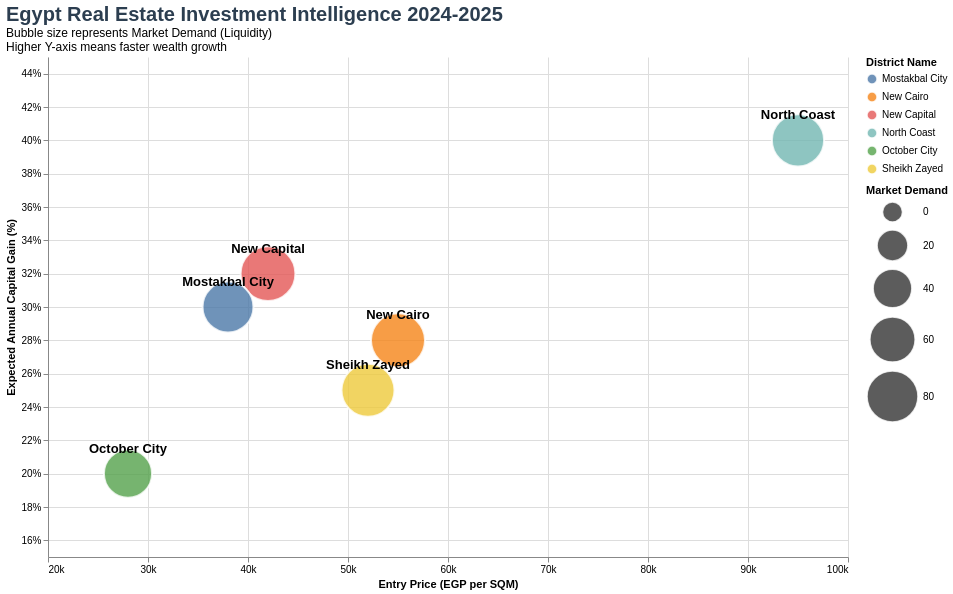

This figure's notebook cell:
### Code cell
# --- 2. Market Analytics (High-Resolution Visual Version) ---

# We increase the width and height for better visibility
chart_width = 800
chart_height = 500

base = alt.Chart(market_df).encode(
    x=alt.X('Avg_PSQM_EGP:Q',
            title='Entry Price (EGP per SQM)',
            scale=alt.Scale(domain=[20000, 100000]), # Focus on the actual data range
            axis=alt.Axis(grid=True, tickCount=10, format='~s')),
    y=alt.Y('Annual_Appreciation:Q',
            title='Expected Annual Capital Gain (%)',
            scale=alt.Scale(domain=[0.15, 0.45]), # Focus on the profit range
            axis=alt.Axis(format='%', grid=True)),
    tooltip=['District', 'Avg_PSQM_EGP', 'Annual_Appreciation', 'Annual_Rental_Yield', 'Demand_Index']
)

# Creating the Bubbles
bubbles = base.mark_circle(stroke='white', strokeWidth=2, opacity=0.8).encode(
    # SIZE FIX: range=[200, 2500] creates a clear visual difference without exploding
    size=alt.Size('Demand_Index:Q',
                 scale=alt.Scale(range=[400, 3000]),
                 legend=alt.Legend(title="Market Demand")),
    color=alt.Color('District:N',
                   scale=alt.Scale(scheme='tableau10'),
                   legend=alt.Legend(title="District Name"))
)

# Creating the Labels (Positioned above the bubbles)
text = base.mark_text(
    align='center',
    baseline='middle',
    dy=-25,  # Moves text above the bubble
    fontSize=13,
    fontWeight='bold'
).encode(
    text='District:N',
    color=alt.value('black') # Keep text readable
)

# Combine and Style the Final Dashboard
final_viz = (bubbles + text).properties(
    width=chart_width,
    height=chart_height,
    title=alt.TitleParams(
        text="Egypt Real Estate Investment Intelligence 2024-2025",
        subtitle=["Bubble size represents Market Demand (Liquidity)", "Higher Y-axis means faster wealth growth"],
        fontSize=20,
        anchor='start',
        color='#2c3e50'
    )
).configure_view(
    strokeWidth=0 # Removes the outer border for a modern look
).interactive()

final_viz.display()

### Figure 1 — Vega-Lite specification as saved in the notebook (floating-point values rounded to 4 significant figures)
{"config": {"view": {"continuousWidth": 300, "continuousHeight": 300, "strokeWidth": 0}}, "layer": [{"mark": {"type": "circle", "opacity": 0.8, "stroke": "white", "strokeWidth": 2}, "encoding": {"color": {"field": "District", "legend": {"title": "District Name"}, "scale": {"scheme": "tableau10"}, "type": "nominal"}, "size": {"field": "Demand_Index", "legend": {"title": "Market Demand"}, "scale": {"range": [400, 3000]}, "type": "quantitative"}, "tooltip": [{"field": "District", "type": "nominal"}, {"field": "Avg_PSQM_EGP", "type": "quantitative"}, {"field": "Annual_Appreciation", "type": "quantitative"}, {"field": "Annual_Rental_Yield", "type": "quantitative"}, {"field": "Demand_Index", "type": "quantitative"}], "x": {"axis": {"format": "~s", "grid": true, "tickCount": 10}, "field": "Avg_PSQM_EGP", "scale": {"domain": [20000, 100000]}, "title": "Entry Price (EGP per SQM)", "type": "quantitative"}, "y": {"axis": {"format": "%", "grid": true}, "field": "Annual_Appreciation", "scale": {"domain": [0.15, 0.45]}, "title": "Expected Annual Capital Gain (%)", "type": "quantitative"}}, "name": "view_2"}, {"mark": {"type": "text", "align": "center", "baseline": "middle", "dy": -25, "fontSize": 13, "fontWeight": "bold"}, "encoding": {"color": {"value": "black"}, "text": {"field": "District", "type": "nominal"}, "tooltip": [{"field": "District", "type": "nominal"}, {"field": "Avg_PSQM_EGP", "type": "quantitative"}, {"field": "Annual_Appreciation", "type": "quantitative"}, {"field": "Annual_Rental_Yield", "type": "quantitative"}, {"field": "Demand_Index", "type": "quantitative"}], "x": {"axis": {"format": "~s", "grid": true, "tickCount": 10}, "field": "Avg_PSQM_EGP", "scale": {"domain": [20000, 100000]}, "title": "Entry Price (EGP per SQM)", "type": "quantitative"}, "y": {"axis": {"format": "%", "grid": true}, "field": "Annual_Appreciation", "scale": {"domain": [0.15, 0.45]}, "title": "Expected Annual Capital Gain (%)", "type": "quantitative"}}}], "data": {"name": "data-c67a425b8310ca0ac62c6c02954dd6ef"}, "height": 500, "params": [{"name": "param_2", "select": {"type": "interval", "encodings": ["x", "y"]}, "bind": "scales", "views": ["view_2"]}], "title": {"text": "Egypt Real Estate Investment Intelligence 2024-2025", "anchor": "start", "color": "#2c3e50", "fontSize": 20, "subtitle": ["Bubble size represents Market Demand (Liquidity)", "Higher Y-axis means faster wealth growth"]}, "width": 800, "$schema": "https://vega.github.io/schema/vega-lite/v5.20.1.json", "datasets": {"data-c67a425b8310ca0ac62c6c02954dd6ef": [{"District": "New Cairo", "Avg_PSQM_EGP": 55000, "Annual_Appreciation": 0.28, "Annual_Rental_Yield": 0.08, "Demand_Index": 92, "Completion_Risk": 0.1}, {"District": "Sheikh Zayed", "Avg_PSQM_EGP": 52000, "Annual_Appreciation": 0.25, "Annual_Rental_Yield": 0.07, "Demand_Index": 88, "Completion_Risk": 0.15}, {"District": "New Capital", "Avg_PSQM_EGP": 42000, "Annual_Appreciation": 0.32, "Annual_Rental_Yield": 0.09, "Demand_Index": 95, "Completion_Risk": 0.25}, {"District": "Mostakbal City", "Avg_PSQM_EGP": 38000, "Annual_Appreciation": 0.3, "Annual_Rental_Yield": 0.06, "Demand_Index": 80, "Completion_Risk": 0.3}, {"District": "North Coast", "Avg_PSQM_EGP": 95000, "Annual_Appreciation": 0.4, "Annual_Rental_Yield": 0.12, "Demand_Index": 85, "Completion_Risk": 0.2}, {"District": "October City", "Avg_PSQM_EGP": 28000, "Annual_Appreciation": 0.2, "Annual_Rental_Yield": 0.06, "Demand_Index": 70, "Completion_Risk": 0.05}]}}
